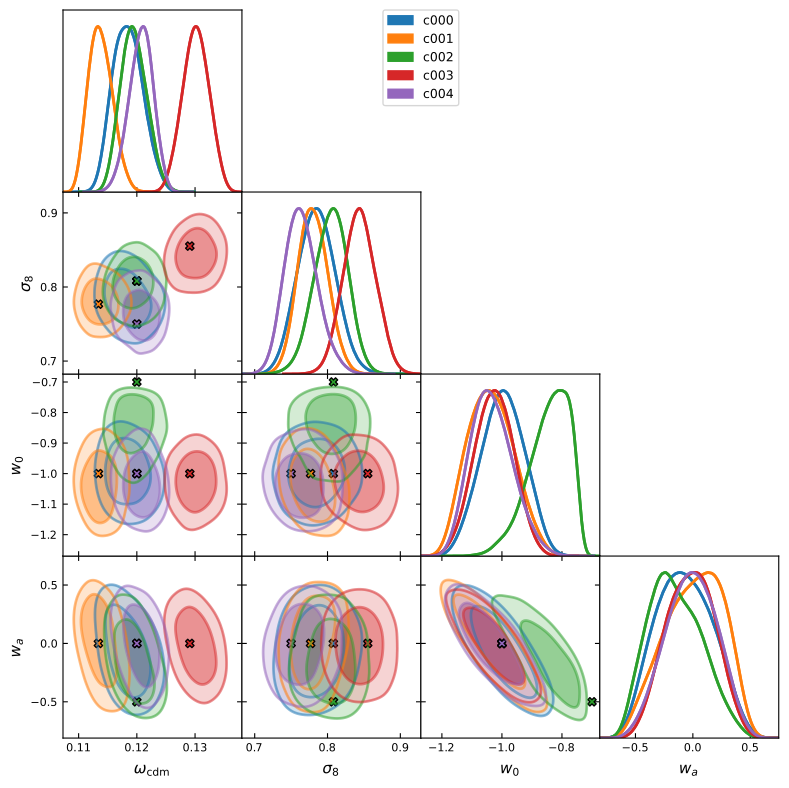

This figure's Python source:
import numpy as np
from getdist import MCSamples, plots 
import matplotlib.pyplot as plt

Ncosmos = 5

chains = []
markers = []
for cosmo in range(5):
    samples = np.load(f"chain_c{cosmo:03d}_combined.npy", allow_pickle=True)[()]
    chain = MCSamples(
                      samples=samples['samples'],
                      weights=samples['weights'],
                      names=samples['names'],
                      labels=[samples['labels'][name][1:-1] for name in samples['names']],
                      loglikes=samples['log_posterior'])
    chain.removeBurn(0.3)
    chains.append(chain)
    markers.append(samples['markers'])

# plot chains
params = ['omega_cdm', 'sigma8_m', 'w0_fld', 'wa_fld']
# params = samples['names']
colors = [f'C{i}' for i in range(Ncosmos)]
g = plots.get_subplot_plotter()
chains += chains
g.triangle_plot(chains, params=params, 
                filled=[True for i in range(Ncosmos)]
                      +[False for i in range(Ncosmos)], 
                contour_lws=[2 for i in range(2*Ncosmos)],
                contour_ls=['-' for i in range(2*Ncosmos)],
                contour_colors=colors+colors,
                alphas=0.5,
                legend_labels = [f'c{cosmo:03d}' for cosmo in range(Ncosmos)],
                )

# add markers
n = len(params)
axes = [i * n + j for i in range(n) for j in range(i)]
axes_params = [
             (params[col], params[row])
             for row in range(1, n)
             for col in range(row)
         ]

for i in range(Ncosmos):
    marker = markers[i]
    for (j,p) in enumerate(axes):
        ax = g.get_axes(p)
        ax.scatter(marker[axes_params[j][0]],
                   marker[axes_params[j][1]],
                   color=colors[i], edgecolors='black', marker='X')

g.export("Figure7.pdf")
plt.show()
